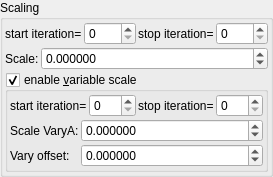
    <widget class="QGroupBox" name="groupBox_9">
     <property name="title">
      <string>Scaling</string>
     </property>
     <layout class="QVBoxLayout" name="verticalLayout_13" stretch="0,0,0">
      <property name="spacing">
       <number>2</number>
      </property>
      <property name="leftMargin">
       <number>2</number>
      </property>
      <property name="topMargin">
       <number>2</number>
      </property>
      <property name="rightMargin">
       <number>2</number>
      </property>
      <property name="bottomMargin">
       <number>2</number>
      </property>
      <item>
       <layout class="QHBoxLayout" name="horizontalLayout_12" stretch="0,1,0,1">
        <property name="topMargin">
         <number>0</number>
        </property>
        <item>
         <widget class="QLabel" name="label_83">
          <property name="text">
           <string>start iteration=</string>
          </property>
          <property name="wordWrap">
           <bool>true</bool>
          </property>
         </widget>
        </item>
        <item>
         <widget class="MySpinBox" name="spinboxInt_transf_start_iterations_S">
          <property name="sizePolicy">
           <sizepolicy hsizetype="Minimum" vsizetype="Maximum">
            <horstretch>0</horstretch>
            <verstretch>0</verstretch>
           </sizepolicy>
          </property>
          <property name="minimum">
           <number>0</number>
          </property>
          <property name="maximum">
           <number>999</number>
          </property>
          <property name="value">
           <number>0</number>
          </property>
         </widget>
        </item>
        <item>
         <widget class="QLabel" name="label_69">
          <property name="text">
           <string>stop iteration=</string>
          </property>
          <property name="wordWrap">
           <bool>true</bool>
          </property>
         </widget>
        </item>
        <item>
         <widget class="MySpinBox" name="spinboxInt_transf_stop_iterations_S">
          <property name="sizePolicy">
           <sizepolicy hsizetype="Preferred" vsizetype="Maximum">
            <horstretch>0</horstretch>
            <verstretch>0</verstretch>
           </sizepolicy>
          </property>
          <property name="maximum">
           <number>999</number>
          </property>
         </widget>
        </item>
       </layout>
      </item>
      <item>
       <layout class="QGridLayout" name="gridLayout_17" columnstretch="0,1">
        <property name="spacing">
         <number>2</number>
        </property>
        <item row="1" column="0">
         <widget class="QLabel" name="label_8">
          <property name="text">
           <string>Scale:</string>
          </property>
         </widget>
        </item>
        <item row="1" column="1">
         <widget class="MyDoubleSpinBox" name="spinbox_transf_scale_2">
          <property name="sizePolicy">
           <sizepolicy hsizetype="Minimum" vsizetype="Maximum">
            <horstretch>0</horstretch>
            <verstretch>0</verstretch>
           </sizepolicy>
          </property>
          <property name="prefix">
           <string/>
          </property>
          <property name="suffix">
           <string/>
          </property>
          <property name="decimals">
           <number>6</number>
          </property>
          <property name="minimum">
           <double>-99.989999999999995</double>
          </property>
          <property name="maximum">
           <double>99.989999999999995</double>
          </property>
          <property name="singleStep">
           <double>0.100000000000000</double>
          </property>
         </widget>
        </item>
       </layout>
      </item>
      <item>
       <widget class="MyGroupBox" name="groupCheck_transf_function_enabledK_false">
        <property name="title">
         <string>enable &amp;variable scale</string>
        </property>
        <property name="checkable">
         <bool>true</bool>
        </property>
        <layout class="QVBoxLayout" name="verticalLayout_15" stretch="0,0">
         <property name="spacing">
          <number>2</number>
         </property>
         <property name="leftMargin">
          <number>2</number>
         </property>
         <property name="topMargin">
          <number>2</number>
         </property>
         <property name="rightMargin">
          <number>2</number>
         </property>
         <property name="bottomMargin">
          <number>2</number>
         </property>
         <item>
          <layout class="QHBoxLayout" name="horizontalLayout" stretch="0,1,0,1">
           <property name="topMargin">
            <number>0</number>
           </property>
           <item>
            <widget class="QLabel" name="label_74">
             <property name="text">
              <string>start iteration=</string>
             </property>
             <property name="wordWrap">
              <bool>true</bool>
             </property>
            </widget>
           </item>
           <item>
            <widget class="MySpinBox" name="spinboxInt_transf_start_iterations_K">
             <property name="sizePolicy">
              <sizepolicy hsizetype="Minimum" vsizetype="Maximum">
               <horstretch>0</horstretch>
               <verstretch>0</verstretch>
              </sizepolicy>
             </property>
             <property name="minimum">
              <number>0</number>
             </property>
             <property name="maximum">
              <number>999</number>
             </property>
             <property name="value">
              <number>0</number>
             </property>
            </widget>
           </item>
           <item>
            <widget class="QLabel" name="label_59">
             <property name="text">
              <string>stop iteration=</string>
             </property>
             <property name="wordWrap">
              <bool>true</bool>
             </property>
            </widget>
           </item>
           <item>
            <widget class="MySpinBox" name="spinboxInt_transf_stop_iterations_K">
             <property name="sizePolicy">
              <sizepolicy hsizetype="Preferred" vsizetype="Maximum">
               <horstretch>0</horstretch>
               <verstretch>0</verstretch>
              </sizepolicy>
             </property>
             <property name="maximum">
              <number>999</number>
             </property>
            </widget>
           </item>
          </layout>
         </item>
         <item>
          <layout class="QGridLayout" name="gridLayout_31" columnstretch="0,1">
           <property name="spacing">
            <number>2</number>
           </property>
           <item row="1" column="1">
            <widget class="MyDoubleSpinBox" name="spinbox_transf_scale_vary_0">
             <property name="sizePolicy">
              <sizepolicy hsizetype="Minimum" vsizetype="Maximum">
               <horstretch>0</horstretch>
               <verstretch>0</verstretch>
              </sizepolicy>
             </property>
             <property name="prefix">
              <string/>
             </property>
             <property name="suffix">
              <string/>
             </property>
             <property name="decimals">
              <number>6</number>
             </property>
             <property name="minimum">
              <double>-99.989999999999995</double>
             </property>
             <property name="maximum">
              <double>99.989999999999995</double>
             </property>
             <property name="singleStep">
              <double>0.100000000000000</double>
             </property>
            </widget>
           </item>
           <item row="2" column="0">
            <widget class="QLabel" name="label_150">
             <property name="text">
              <string>Vary offset:</string>
             </property>
            </widget>
           </item>
           <item row="2" column="1">
            <widget class="MyDoubleSpinBox" name="spinbox_transf_scaleC_1">
             <property name="sizePolicy">
              <sizepolicy hsizetype="Minimum" vsizetype="Maximum">
               <horstretch>0</horstretch>
               <verstretch>0</verstretch>
              </sizepolicy>
             </property>
             <property name="prefix">
              <string/>
             </property>
             <property name="suffix">
              <string/>
             </property>
             <property name="decimals">
              <number>6</number>
             </property>
             <property name="minimum">
              <double>-99.989999999999995</double>
             </property>
             <property name="maximum">
              <double>99.989999999999995</double>
             </property>
             <property name="singleStep">
              <double>0.100000000000000</double>
             </property>
            </widget>
           </item>
           <item row="1" column="0">
            <widget class="QLabel" name="label_145">
             <property name="text">
              <string>Scale VaryA:</string>
             </property>
            </widget>
           </item>
          </layout>
         </item>
        </layout>
       </widget>
      </item>
     </layout>
    </widget>
